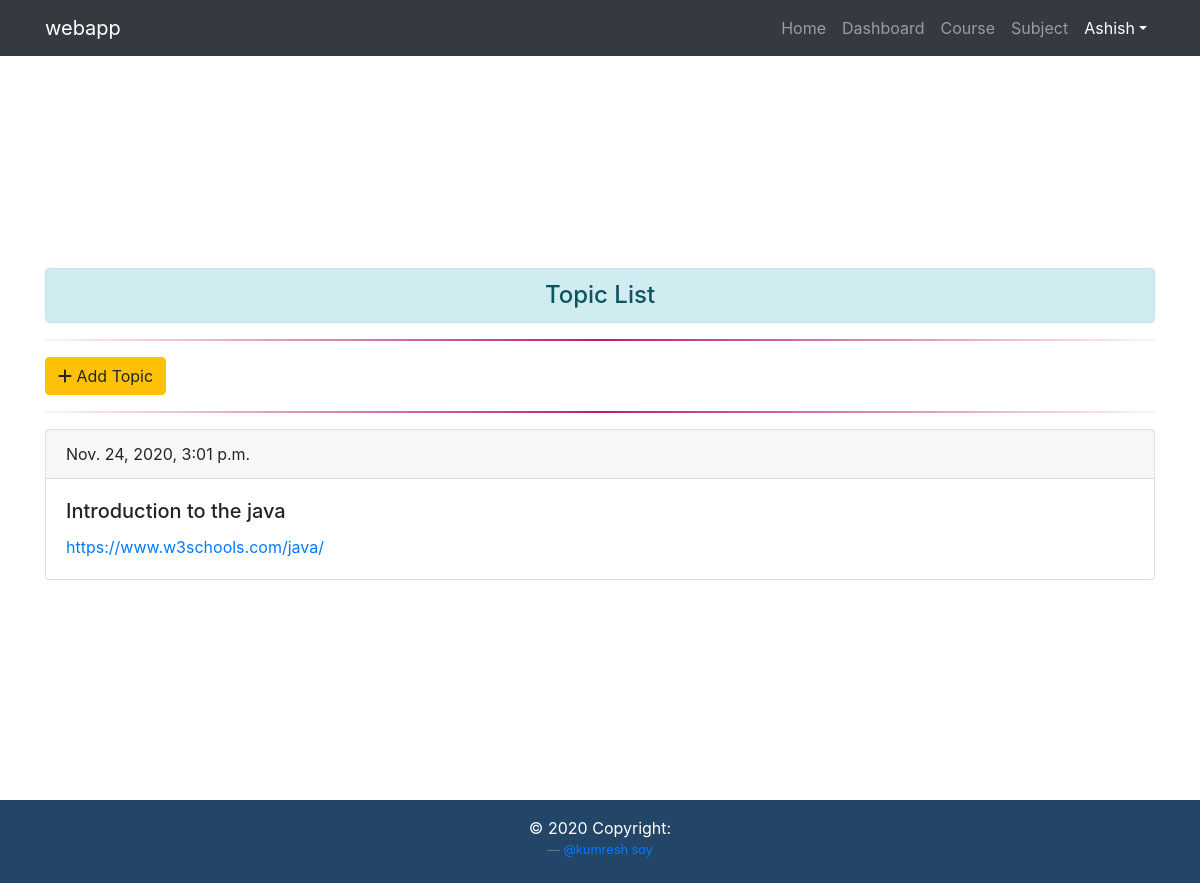
The app's page /topic/4 (signed in) with its own data.
### registration/models.py (models this page shows, shortened)
class Topic(models.Model):
    id =models.AutoField(primary_key=True)
    topic_name = models.CharField(max_length=50)
    url = models.URLField(max_length = 250, null = True, blank = True)
    subject_id = models.ForeignKey(Subject, on_delete=models.CASCADE)
    created_date = models.DateTimeField(auto_now_add=True)
    teacher_id = models.ForeignKey(Teacher,on_delete=models.CASCADE)
    class Meta:
       ordering = ('-created_date', )

### dashboard/views.py (the view)
# urls.py: path('topic/<int:pk>',TopicView.as_view(),name='topic'),
@method_decorator(staff_member_required,name='dispatch')
class TopicView(TemplateView):
    template_name = 'teacher/topicview.html'
    def get_context_data(self, **kwargs):
        context = super(TopicView, self).get_context_data(**kwargs)
        context['topic'] = Topic.objects.filter(subject_id=self.kwargs['pk'])
        return context

### dashboard/templates/teacher/topicview.html
{% extends "base.html" %}
{% block content %}
<div class="container">
  <div class="row">
    <div class="col mt-3">
    <h4 class="text-center alert alert-info">Topic List
    </h4>
    <hr>
    <a class="btn btn-warning" href="{% url 'addtopic' %}" target="_blank" rel="noopener noreferrer">
      <i class="fa fa-plus" aria-hidden="true">
      </i> Add Topic</a>
      <hr>
 {% if topic %}
      {% for top in topic %}
        <div class="card mb-3">
          <div class="card-header">
                {{top.created_date}}
              </div>
              <div class="card-body">
                  <h5 class="card-title">{{top.topic_name|capfirst}}</h5>
                  <a href="{{top.url}}" target="_blank" rel="noopener noreferrer">{{top.url}}</a>
          </div>
        </div>
{% endfor %}
    </div>
    {% else %}
    <h4 class="text-center alert alert-info">No record</h4>
    {% endif %}
  </div>
</div>
</div>
{% endblock content %}

### templates/navbar.html (shortened to what this page needs)
<nav class="navbar navbar-expand-md fixed-top navbar-dark bg-dark" >
<div class="container">
  <a class="navbar-brand" href="#">webapp</a>
  <div class="collapse navbar-collapse " id="navbarNav">
    <ul class="navbar-nav ml-auto">
      <li class="nav-item">
        <a class="nav-link {{home}}" href="{% url 'home' %}">Home <span</span></a>
      </li>
       {% if request.user.is_staff %}
      <li class="nav-item">
         <a class="nav-link {{dashboard}}" href="{% url 'dashboard' %}">Dashboard</a>
      </li>
       <li class="nav-item">
         <a class="nav-link {{addcourse}}" href="{% url 'addcourse' %}">Course</a>
      </li>
       <li class="nav-item">
         <a class="nav-link {{addsubject}}" href="{% url 'addsubject' %}">Subject</a>
      </li>
       <li class="nav-item dropdown">
        <a class="nav-link  dropdown-toggle text-white" href="#" id="navbarDropdown" role="button" data-toggle="dropdown" aria-haspopup="true" aria-expanded="false">{{request.user.first_name|capfirst}}</a>
  </li>
      {% endif %}
    </ul>
  </div>
  </div>
</nav>

### static/css/style.css (style rules this page uses)
html, button, input, select, textarea { color: #222; }
body { background-color: rgb(255, 255, 255); }

### records on screen
Topic: created_date "Nov. 24, 2020, 3:01 p.m.", topic_name "Introduction to the java", url "https://www.w3schools.com/java/"

### other values on screen
{{ request.user.first_name|capfirst }} "Ashish"
